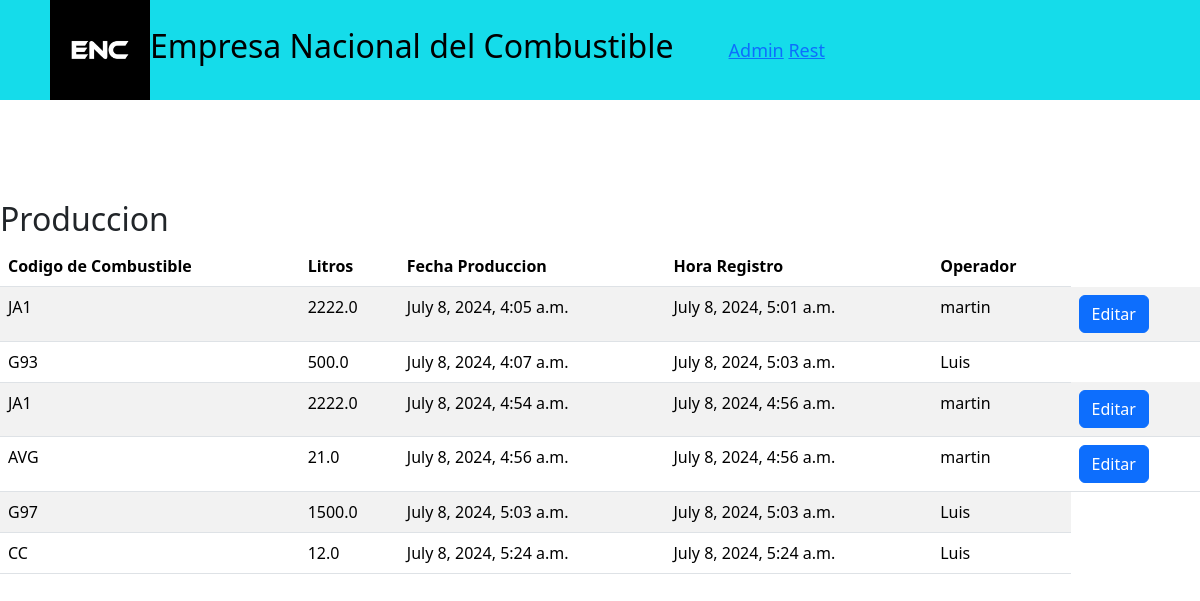
The app's page / (signed in) with its own data.
### core/models.py (models this page shows, shortened)
class Registro(models.Model):
    codigo_combustible = models.ForeignKey(Combustible, on_delete=models.CASCADE)
    litros = models.FloatField()
    hora_registro = models.DateTimeField(default=timezone.now)
    fecha = models.DateTimeField(default=timezone.now)
    trabajador = models.ForeignKey(User, on_delete=models.CASCADE)

class Combustible(models.Model):
    nombre = models.CharField(max_length=100)
    codigo = models.CharField(max_length=10)
    planta = models.ForeignKey(Planta, on_delete=models.CASCADE)

### core/views.py (the view)
# urls.py: path('',views.index, name="index"),
def index(request):
    permiso = request.user.groups.all()
    registros = Registro.objects.all()
    usuario = request.user
    data={
        'permiso': permiso,
        'registros': registros,
        'usuario': usuario,
    }
    if usuario.groups.filter(name='Operador').exists():
        data['es_operador'] = True
    return render(request, "core/index.html", data)

### core/templates/core/index.html (shortened to what this page needs)
{% extends 'core/base.html' %}
{% load static %}
{% block content %}
<body>
    <section id="tabla">
        <h2>Produccion</h2>
        <table class="table table-striped">
          <thead>
            <tr>
              <th scope="col">Codigo de Combustible</th>
              <th scope="col">Litros</th>
              <th scope="col">Fecha Produccion</th>
              <th scope="col">Hora Registro</th>
              <th scope="col">Operador</th>
            </tr>
          </thead>
          <tbody>
            {% for registro in registros %}
            <tr>
              <td>{{ registro.codigo_combustible.codigo }}</td>
              <td>{{ registro.litros }}</td>
              <td>{{ registro.fecha }}</td>
              <td>{{ registro.hora_registro }}</td>
              <td>{{ registro.trabajador}}</td>
              {%if usuario == registro.trabajador%}
              <td><a class="btn btn-primary" href="{% url 'editar_registro' registro.id %}">Editar</a></td>
              {% endif %}
            </tr>
            {% endfor %}
          </tbody>
    </section>
</body>
{% endblock %}

### core/static/core/css/estilos.css (style rules this page uses)
#tabla { align-self: center; margin-top: 100px; }

### records on screen
Registro: codigo_combustible.codigo "JA1", litros "2222.0", fecha "July 8, 2024, 4:05 a.m.", hora_registro "July 8, 2024, 5:01 a.m.", trabajador "martin", shows "Editar"
Registro: codigo_combustible.codigo "G93", litros "500.0", fecha "July 8, 2024, 4:07 a.m.", hora_registro "July 8, 2024, 5:03 a.m.", trabajador "Luis"
Registro: codigo_combustible.codigo "JA1", litros "2222.0", fecha "July 8, 2024, 4:54 a.m.", hora_registro "July 8, 2024, 4:56 a.m.", trabajador "martin", shows "Editar"
Registro: codigo_combustible.codigo "AVG", litros "21.0", fecha "July 8, 2024, 4:56 a.m.", hora_registro "July 8, 2024, 4:56 a.m.", trabajador "martin", shows "Editar"
Registro: codigo_combustible.codigo "G97", litros "1500.0", fecha "July 8, 2024, 5:03 a.m.", hora_registro "July 8, 2024, 5:03 a.m.", trabajador "Luis"
Registro: codigo_combustible.codigo "CC", litros "12.0", fecha "July 8, 2024, 5:24 a.m.", hora_registro "July 8, 2024, 5:24 a.m.", trabajador "Luis"
